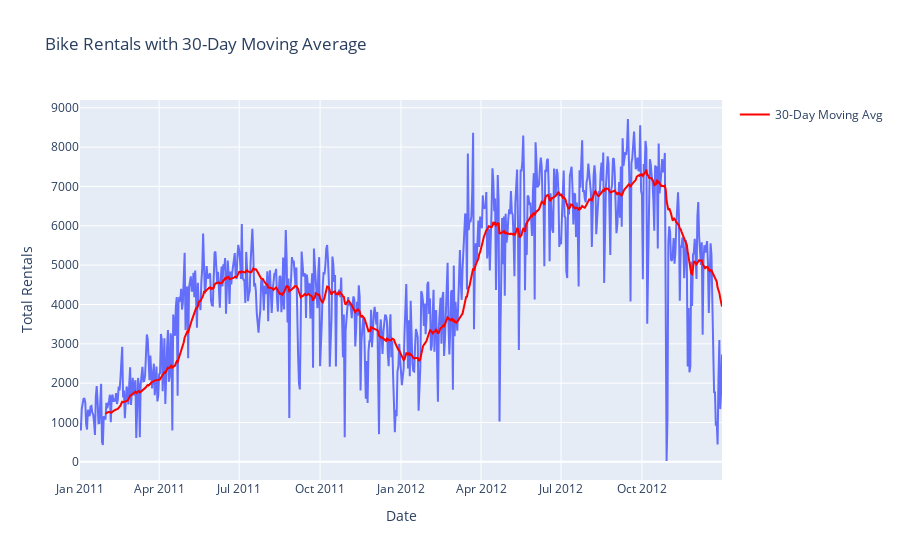

This figure's notebook cell:
### Code cell
!pip install plotly

import plotly.express as px
import plotly.io as pio


bike_data['30_day_avg'] = bike_data['cnt'].rolling(window=30).mean()

fig = px.line(bike_data, x='dteday', y='cnt', title='Bike Rentals with 30-Day Moving Average')
fig.add_scatter(x=bike_data['dteday'], y=bike_data['30_day_avg'], mode='lines', name='30-Day Moving Avg', line=dict(color='red'))
fig.update_xaxes(title_text='Date')
fig.update_yaxes(title_text='Total Rentals')
fig.show()

pio.renderers.default = 'browser'

### Figure 1 — Plotly figure (JSON) as saved in the notebook; plotly's stock layout.template omitted (floating-point values rounded to 4 significant figures; data arrays with more than 128 entries replaced by an {"elided": "..."} marker saying what was removed)
{"data": [{"hovertemplate": "dteday=%{x}<br>cnt=%{y}<extra></extra>", "legendgroup": "", "line": {"color": "#636efa", "dash": "solid"}, "marker": {"symbol": "circle"}, "mode": "lines", "name": "", "orientation": "v", "showlegend": false, "type": "scatter", "x": {"elided": "731 str values"}, "xaxis": "x", "y": {"elided": "731 int values"}, "yaxis": "y"}, {"line": {"color": "red"}, "mode": "lines", "name": "30-Day Moving Avg", "type": "scatter", "x": {"elided": "731 str values"}, "y": {"elided": "731 float values"}}], "layout": {"legend": {"tracegroupgap": 0}, "title": {"text": "Bike Rentals with 30-Day Moving Average"}, "xaxis": {"anchor": "y", "domain": [0, 1], "title": {"text": "Date"}}, "yaxis": {"anchor": "x", "domain": [0, 1], "title": {"text": "Total Rentals"}}}}
